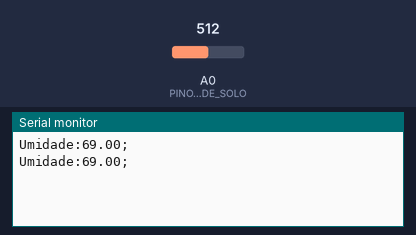
A sketch run on a simulated Arduino Uno, built with avr-gcc and run on an emulated ATmega328P. On the bench: the last lines printed to the serial monitor. The test bench sets the inputs (shaded band); at power-on: A0 (PINO_SENSOR_UMIDADE_SOLO) = 512.

Above: at 1.8 s.
1.9 s: A0 (PINO_SENSOR_UMIDADE_SOLO) set to 716
At 2.5 s:
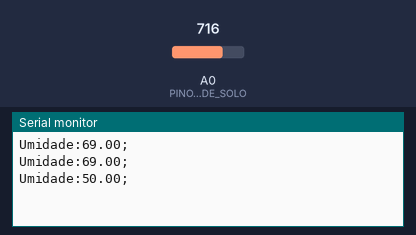
3.4 s: A0 (PINO_SENSOR_UMIDADE_SOLO) set to 900
At 4.8 s:
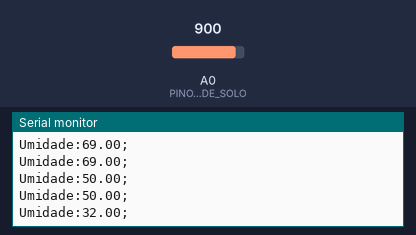
Timing chart, 0 to 6.4 s (numbered marks = the images above; inputs shaded):
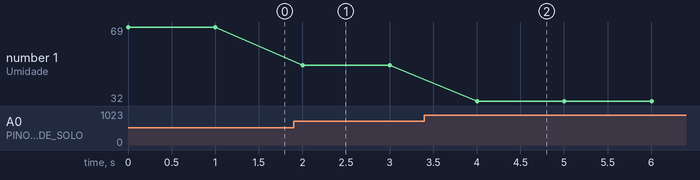

Measured:
- after the input at 1.9 s, the serial monitor: prints a new line after 0.10 s (image 1)
- after the input at 3.4 s, the serial monitor: prints a new line after 0.60 s (image 2)
- plotted number 1: 69 → 50 after the input at 1.9 s, 50 → 32 after the input at 3.4 s

The sketch:

sketch_apr7a.ino
```cpp
// Definições dos pinos e variáveis
const int PINO_SENSOR_UMIDADE_SOLO = A0;  // Pino conectado ao sensor capacitivo de umidade de solo

// Função de inicialização
void setup() {
  Serial.begin(9600);  // Inicializa a comunicação serial a 9600 bps
  pinMode(PINO_SENSOR_UMIDADE_SOLO, INPUT);  // Configura o pino como entrada
}

// Função principal de execução contínua
void loop() {
  // Lê o valor analógico do sensor de umidade
  int leituraSensor = analogRead(PINO_SENSOR_UMIDADE_SOLO);

  // Calcula a porcentagem de umidade com base na leitura do sensor
  float porcentagemUmidade = map(leituraSensor, 1023, 0, 0, 100);
  porcentagemUmidade = constrain(porcentagemUmidade, 0, 100); // Limita entre 0 e 100%
  porcentagemUmidade = porcentagemUmidade + 20;

    Serial.print("Umidade:");
    Serial.print(porcentagemUmidade);
    Serial.println(";");

  // Aguarda 1 segundo antes da próxima leitura
  delay(1000);
}
```
